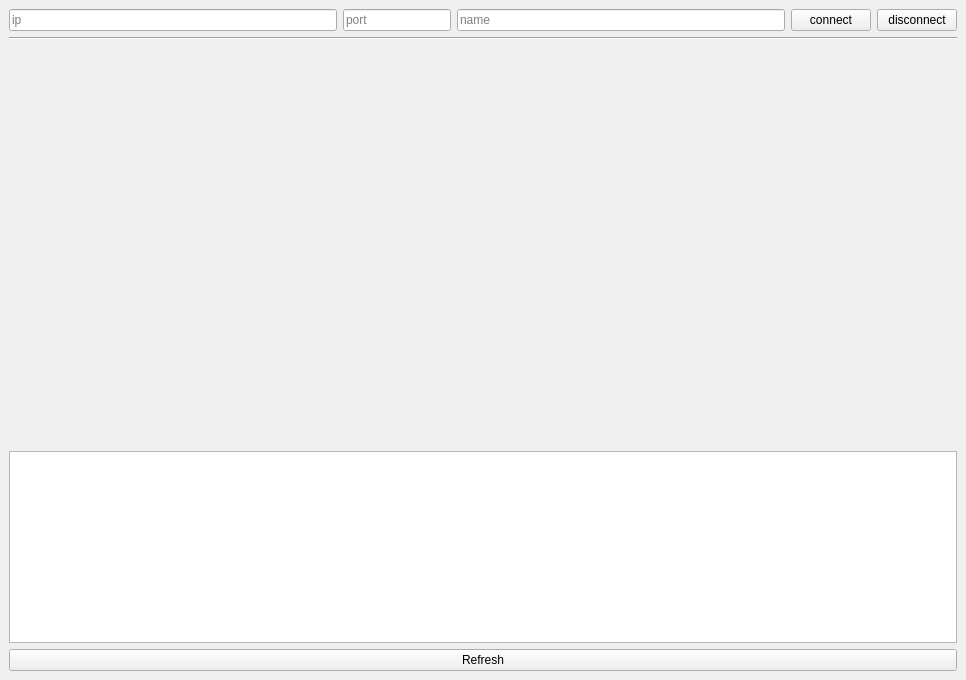
<?xml version="1.0" encoding="UTF-8"?>
<ui version="4.0">
 <class>MainWindow</class>
 <widget class="QMainWindow" name="MainWindow">
  <property name="geometry">
   <rect>
    <x>0</x>
    <y>0</y>
    <width>966</width>
    <height>680</height>
   </rect>
  </property>
  <property name="windowTitle">
   <string>MainWindow</string>
  </property>
  <widget class="QWidget" name="centralwidget">
   <layout class="QGridLayout" name="gridLayout">
    <item row="0" column="0">
     <layout class="QVBoxLayout" name="verticalLayout_3">
      <item>
       <layout class="QHBoxLayout" name="horizontalLayout">
        <item>
         <widget class="QLineEdit" name="lineEditIP">
          <property name="placeholderText">
           <string>ip</string>
          </property>
         </widget>
        </item>
        <item>
         <widget class="QLineEdit" name="lineEditPort">
          <property name="sizePolicy">
           <sizepolicy hsizetype="Fixed" vsizetype="Fixed">
            <horstretch>0</horstretch>
            <verstretch>0</verstretch>
           </sizepolicy>
          </property>
          <property name="placeholderText">
           <string>port</string>
          </property>
         </widget>
        </item>
        <item>
         <widget class="QLineEdit" name="lineEditName">
          <property name="placeholderText">
           <string>name</string>
          </property>
         </widget>
        </item>
        <item>
         <widget class="QPushButton" name="pushButtonConnect">
          <property name="text">
           <string>connect</string>
          </property>
         </widget>
        </item>
        <item>
         <widget class="QPushButton" name="pushButtonDisconnect">
          <property name="text">
           <string>disconnect</string>
          </property>
         </widget>
        </item>
       </layout>
      </item>
      <item>
       <widget class="Line" name="line">
        <property name="orientation">
         <enum>Qt::Horizontal</enum>
        </property>
       </widget>
      </item>
     </layout>
    </item>
    <item row="1" column="0">
     <layout class="QHBoxLayout" name="horizontalLayout_2">
      <item>
       <layout class="QVBoxLayout" name="verticalLayout_2">
        <item>
         <widget class="QLabel" name="imageView">
          <property name="sizePolicy">
           <sizepolicy hsizetype="Expanding" vsizetype="Expanding">
            <horstretch>0</horstretch>
            <verstretch>0</verstretch>
           </sizepolicy>
          </property>
          <property name="text">
           <string/>
          </property>
         </widget>
        </item>
        <item>
         <widget class="QTextEdit" name="textEdit">
          <property name="sizePolicy">
           <sizepolicy hsizetype="Expanding" vsizetype="Fixed">
            <horstretch>0</horstretch>
            <verstretch>0</verstretch>
           </sizepolicy>
          </property>
          <property name="minimumSize">
           <size>
            <width>100</width>
            <height>40</height>
           </size>
          </property>
          <property name="maximumSize">
           <size>
            <width>1000000</width>
            <height>500</height>
           </size>
          </property>
          <property name="readOnly">
           <bool>true</bool>
          </property>
         </widget>
        </item>
        <item>
         <widget class="QPushButton" name="pushButtonRefresh">
          <property name="text">
           <string>Refresh</string>
          </property>
         </widget>
        </item>
       </layout>
      </item>
     </layout>
    </item>
   </layout>
  </widget>
 </widget>
 <resources/>
 <connections/>
</ui>
